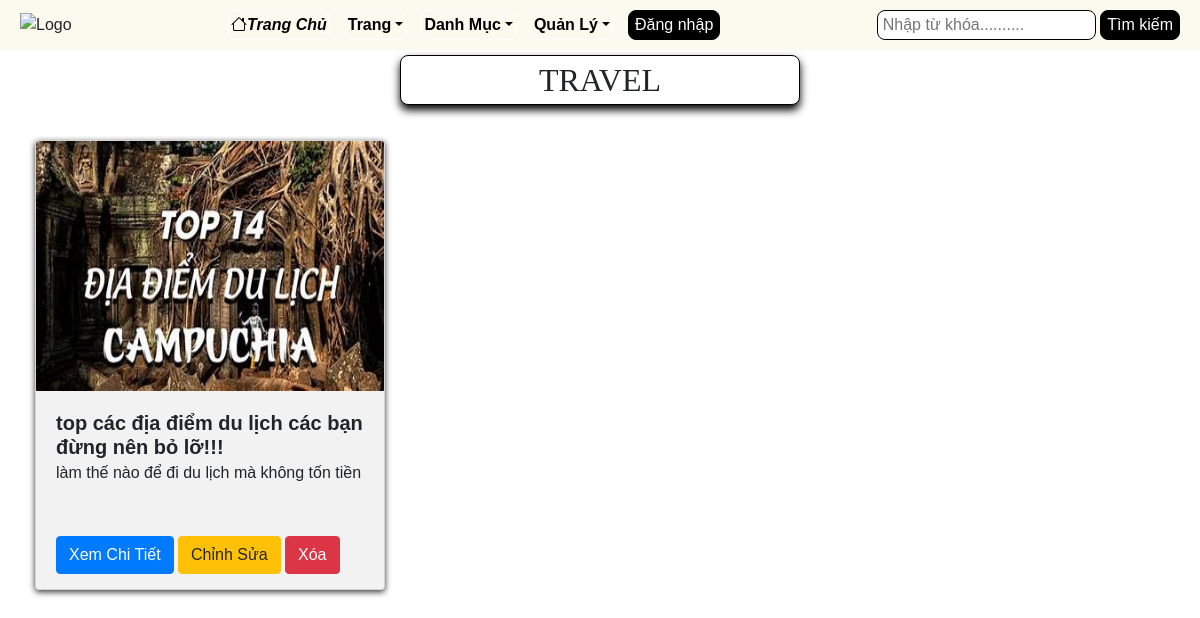
The page /category/1/ on the database as committed earlier.
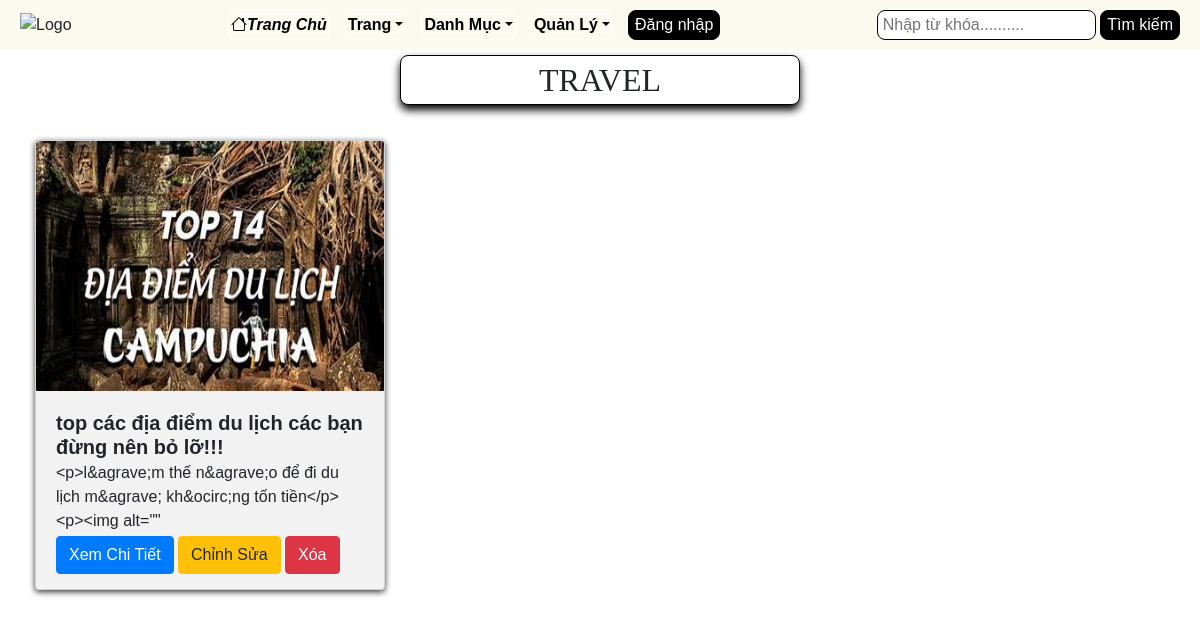
The same page on the database as committed later.
### api/models.py (models this page shows, shortened)
class Post(models.Model):
    STATUS = (
        ("Active", "Active"),
        ("Draft", "Draft"),
        ("Disabled", "Disabled"),
    )
    user = models.ForeignKey(User, on_delete=models.CASCADE)
    profile = models.ForeignKey(Profile, on_delete=models.CASCADE, null=True, blank=True)
    title = models.CharField(max_length=100)
    image = models.FileField(upload_to="image", null=True, blank=True)
    description = RichTextUploadingField(blank=True, null=True)
    tags = models.CharField(max_length=100)
    category = models.ForeignKey(Category, on_delete=models.SET_NULL, null=True, related_name='posts')
    status = models.CharField(max_length=100, choices=STATUS, default="Active")
    view = models.IntegerField(default=0)
    likes = models.ManyToManyField(User, blank=True, related_name="likes_user")
    slug = models.SlugField(unique=True, null=True, blank=True)
    date = models.DateTimeField(auto_now_add=True)
    class Meta:
        verbose_name_plural = "Post"

### api/views.py (the view)
# urls.py: path('category/<int:id>/', api_views.category_post_list, name='category_post_list'),
def category_post_list(request,id):
    category = get_object_or_404(Category, id=id)
    posts = Post.objects.filter(category=category, status="Active").order_by("-date")
    context = {
        'category': category,
        'posts': posts,
    }
    return render(request, 'category_post_list.html', context)

### api/models.py (called while the page is built)
    def __str__(self):
        return self.title

### api/templates/category_post_list.html (shortened to what this page needs)
{%extends 'base.html'%}
{%block content%}
<h2>{{category}}</h2>
<div class='container'>
    {%for i in posts%}
        <div class="card">
            <div class='card_image'>
              {% if i.image %}
                <img src="{{ i.image.url }}" alt="{{ i.title }}" style="transition: opacity 0.3s ease;width: 100%; height:250px;">
              {% endif %}
            </div>
            <div class="card-body">
              <div style='height:50px'>
                <h5 class="card-title"><strong>{{ i.title }}</strong></h5>
              </div>
              <div class=ct>
                  <p class="card-text">{{ i.description|truncatewords:20 }}</p>
              </div>
                  <a href="{% url 'post_detail' i.id %}" class="btn btn-primary">Xem Chi Tiết</a>
                  <a href="{% url 'edit_post' i.id %}" class="btn btn-warning">Chỉnh Sửa</a>
                  <a href="{% url 'post_delete' i.id %}" class="btn btn-danger">Xóa</a>
          </div>
        </div>
    {%endfor%}
</div>
{% endblock %}

Rows that differ between the two databases and show on the page:
changed Post "top các địa điểm du lịch các bạn đừng nên bỏ lỡ!!!": description "làm thế nào để đi du lịch mà không tốn tiền" → "<p>l&agrave;m thế n&agrave;o để đi du lịch m&agrave; kh&ocirc;ng tốn tiền</p> <p><img alt=\"\"…"
